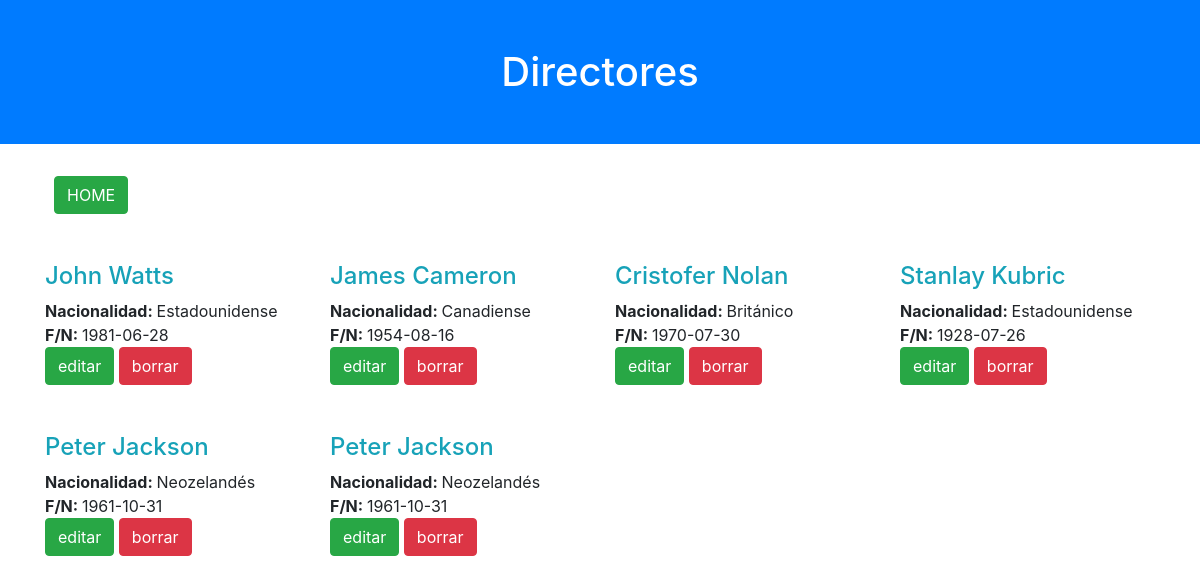
Page /directores.php on the committed database.
### tables this page shows
CREATE TABLE `directores` (
  `dire_id` int(10) UNSIGNED NOT NULL,
  `dire_img` text DEFAULT NULL,
  `dire_nacionalidad` text DEFAULT NULL,
  `dire_fechNac` text DEFAULT NULL,
  `dire_nombres` varchar(50) NOT NULL,
  `dire_apellidos` varchar(50) NOT NULL
);

### directores.php (the view, shortened to what this page needs)
<?php
    include "conexion.php";
?>
<!DOCTYPE html>
<html lang="es">
<head>
    <link rel="stylesheet" href="https://cdnjs.cloudflare.com/ajax/libs/bootstrap/4.6.2/css/bootstrap.min.css" />
</head>
<body>
    <h1 class="text-center pt-5 pb-5 bg-primary text-white">Directores</h1>
    <section class="container">
        <div class="row p-4">
            <a href="./" class="btn btn-success">HOME</a>
        </div>
        <div class="row">
            <?php
                $query = "SELECT
                    dir.dire_id,
                    dir.dire_img,
                    dir.dire_nacionalidad,
                    dir.dire_fechNac,
                    CONCAT(dir.dire_nombres, ' ', dir.dire_apellidos) AS director
                        FROM directores dir
                            LEFT JOIN peliculas pel ON   dir.dire_id = peli_dire_id";
                $res_query = mysqli_query($conexion, $query);
                while($fila = mysqli_fetch_assoc($res_query)){
                    ?>
                        <div class="col-md-3 mb-4">
                            <h4 class="text-info"><?php echo $fila['director']; ?></h4>
                            <div>
                                <strong>Nacionalidad: </strong> <?php echo $fila['dire_nacionalidad']; ?>
                            </div>
                            <div>
                                <strong>F/N: </strong> <?php echo $fila['dire_fechNac']; ?>
                            </div>
                            <div>
                                <a href="editar_dire.php?id=<?php echo $fila['dire_id']; ?>" class="btn btn-success">editar</a>
                                <a href="borrar_directores.php?id=<?php echo $fila['dire_id']?>" class="btn btn-danger">borrar</a>
                            </div>
                        </div>
                <?php }
            ?>
        </div>
    </section>
</body>
</html>

### rows in the picture
directores: director "John Watts", dire_nacionalidad "Estadounidense", dire_fechNac "1981-06-28"
directores: director "James Cameron", dire_nacionalidad "Canadiense", dire_fechNac "1954-08-16"
directores: director "Cristofer Nolan", dire_nacionalidad "Británico", dire_fechNac "1970-07-30"
directores: director "Stanlay Kubric", dire_nacionalidad "Estadounidense", dire_fechNac "1928-07-26"
directores: director "Peter Jackson", dire_nacionalidad "Neozelandés", dire_fechNac "1961-10-31"
